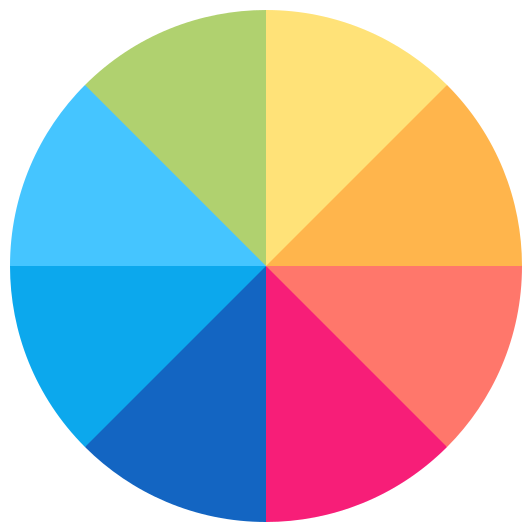
#> input picture projs/projeh-pourgolzari/data/shapes dataset/test/circle/0001.bmp, 532 x 532 px; its folder holds only this picture in this run
$ jupyter execute test.ipynb
#> lines starting #> are read from the running program, lines starting #| are printed output that depends on the picture; after the words box and inside, x2 and y2 are one past the last pixel; in counts of white or black regions, pixels touching at a corner belong together
[cell 1]
import numpy as np
import pandas as pd
import matplotlib.pyplot as plt
from matplotlib.colors import ListedColormap
from glob import glob

import cv2
import skimage
from skimage import morphology
from skimage import measure

[cell 2]
def load_dataset(path, phase):
#> called with path = 'data/shapes dataset/', phase = 'test'
    files = glob(f'{path}/{phase}/*/*.bmp')
    images, labels, filenames = [], [], []
    for i, file in enumerate(files):
        image = cv2.imread(file, 0) #load gray mode
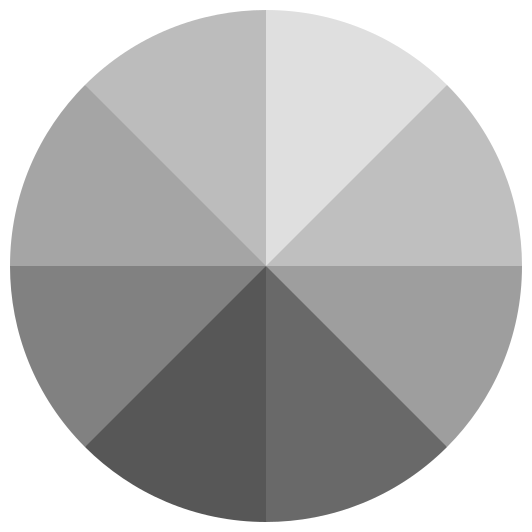
#> image: shape (532, 532); min 87, max 255, mean 182.8
        images.append(image)

    return images

[cell 3]
images_train = load_dataset("data/shapes dataset/", "test")
#> images_train = 2 items

[cell 4]
def feature_extraction(img):
    # thresholding
    img[img < img.max()] = 0
    img[img == img.max()] = 1.
    img = img.astype(np.float32)
    img = 1 - img

    # hole filling
    seed, mask = img.copy(), img.copy()
    seed[1:-1, 1:-1] = img.max()
    filled = morphology.reconstruction(seed, mask, method='erosion')

    # feature description
    props = measure.regionprops(filled.astype(np.uint8))
    eccentricity = props[0].eccentricity
    area = props[0].area
    perimeter = props[0].perimeter
    compactness = perimeter ** 2 / area
    circularity = (4 * np.pi * area) / (perimeter ** 2)

    return eccentricity, circularity

[cell 5]
feats_train = []

for image in images_train:
    feats = feature_extraction(image)
    feats_train.append(feats)
#> this loop made 2 passes
#> (eccentricity in feature_extraction, area in feature_extraction, perimeter in feature_extraction, compactness in feature_extraction, circularity in feature_extraction, feats) on passes 1 to 2: (0.0132, 206796, 1694.9, 13.89, 0.905, (0.0132, 0.905)), (0.00869, 242415, 1851.9, 14.15, 0.888, (0.00869, 0.888))
#> pass 1, in feature_extraction, `img = img.astype(np.float32)`:
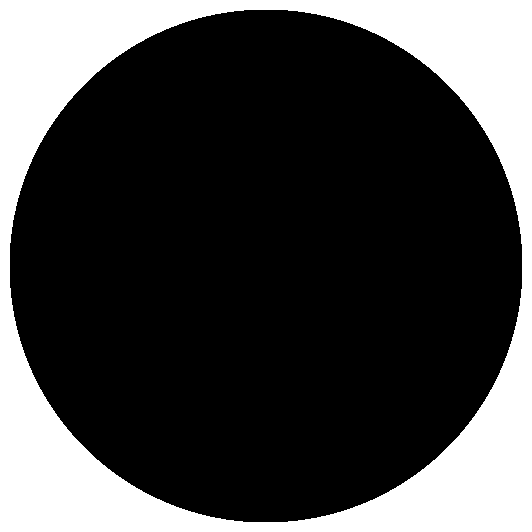
#> img: shape (532, 532) float32; values 0 (black) and 1 (white), 26.9% white; 1 white region, box (x1, y1, x2, y2) and area: (0, 0, 532, 532) 76228
#> pass 2, in feature_extraction (call 2), `img = img.astype(np.float32)`:
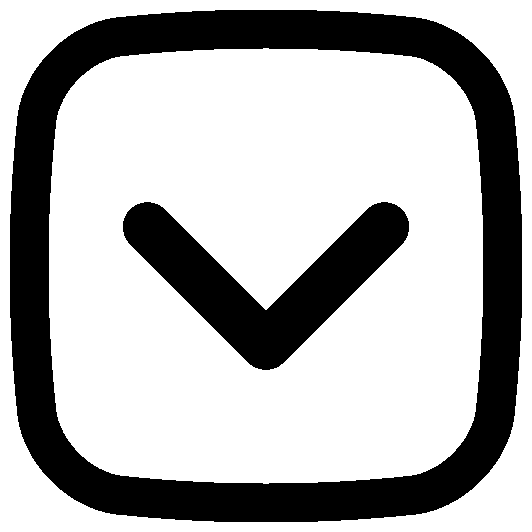
#> img: shape (532, 532) float32; values 0 (black) and 1 (white), 70.4% white; 2 black regions, box (x1, y1, x2, y2) and area: (10, 10, 522, 522) 65438, (123, 202, 409, 370) 18371
#> after the loop, feats_train = [(0.0132, 0.905), (0.00869, 0.888)]

X_train = np.array(feats_train)
#> X_train = [[0.0132, 0.905], [0.00869, 0.888]]

X_train
#> Out = [[0.0132, 0.905], [0.00869, 0.888]]
